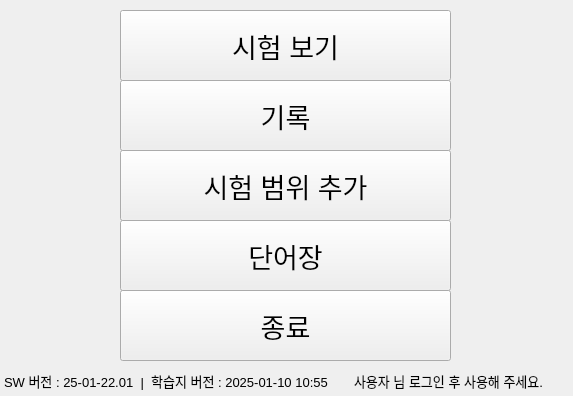
<?xml version="1.0" encoding="UTF-8"?>
<ui version="4.0">
 <class>Admin_Menu_window</class>
 <widget class="QWidget" name="Admin_Menu_window">
  <property name="geometry">
   <rect>
    <x>0</x>
    <y>0</y>
    <width>573</width>
    <height>396</height>
   </rect>
  </property>
  <property name="windowTitle">
   <string>Form</string>
  </property>
  <widget class="QPushButton" name="questions">
   <property name="geometry">
    <rect>
     <x>120</x>
     <y>10</y>
     <width>331</width>
     <height>71</height>
    </rect>
   </property>
   <property name="font">
    <font>
     <pointsize>20</pointsize>
    </font>
   </property>
   <property name="text">
    <string>시험 보기</string>
   </property>
  </widget>
  <widget class="QPushButton" name="Recode">
   <property name="geometry">
    <rect>
     <x>120</x>
     <y>80</y>
     <width>331</width>
     <height>71</height>
    </rect>
   </property>
   <property name="font">
    <font>
     <pointsize>20</pointsize>
    </font>
   </property>
   <property name="text">
    <string>기록</string>
   </property>
  </widget>
  <widget class="QPushButton" name="closed">
   <property name="geometry">
    <rect>
     <x>120</x>
     <y>290</y>
     <width>331</width>
     <height>71</height>
    </rect>
   </property>
   <property name="font">
    <font>
     <pointsize>20</pointsize>
    </font>
   </property>
   <property name="text">
    <string>종료</string>
   </property>
  </widget>
  <widget class="QPushButton" name="Addition">
   <property name="geometry">
    <rect>
     <x>120</x>
     <y>150</y>
     <width>331</width>
     <height>71</height>
    </rect>
   </property>
   <property name="font">
    <font>
     <pointsize>20</pointsize>
    </font>
   </property>
   <property name="text">
    <string>시험 범위 추가</string>
   </property>
  </widget>
  <widget class="QPushButton" name="note">
   <property name="geometry">
    <rect>
     <x>120</x>
     <y>220</y>
     <width>331</width>
     <height>71</height>
    </rect>
   </property>
   <property name="font">
    <font>
     <pointsize>20</pointsize>
    </font>
   </property>
   <property name="text">
    <string>단어장</string>
   </property>
  </widget>
  <widget class="QLabel" name="info">
   <property name="geometry">
    <rect>
     <x>350</x>
     <y>370</y>
     <width>221</width>
     <height>21</height>
    </rect>
   </property>
   <property name="font">
    <font>
     <pointsize>10</pointsize>
    </font>
   </property>
   <property name="styleSheet">
    <string notr="true">QLabel { 
    border: 1px solid rgba(0, 0, 0, 0); 
}
</string>
   </property>
   <property name="text">
    <string>사용자 님 로그인 후 사용해 주세요.</string>
   </property>
  </widget>
  <widget class="QLabel" name="version">
   <property name="geometry">
    <rect>
     <x>0</x>
     <y>370</y>
     <width>351</width>
     <height>21</height>
    </rect>
   </property>
   <property name="font">
    <font>
     <pointsize>10</pointsize>
    </font>
   </property>
   <property name="styleSheet">
    <string notr="true">QLabel { 
    border: 1px solid rgba(0, 0, 0, 0); 
}
</string>
   </property>
   <property name="text">
    <string>SW 버전 : 25-01-22.01  |  학습지 버전 : 2025-01-10 10:55</string>
   </property>
  </widget>
 </widget>
 <resources/>
 <connections/>
</ui>
